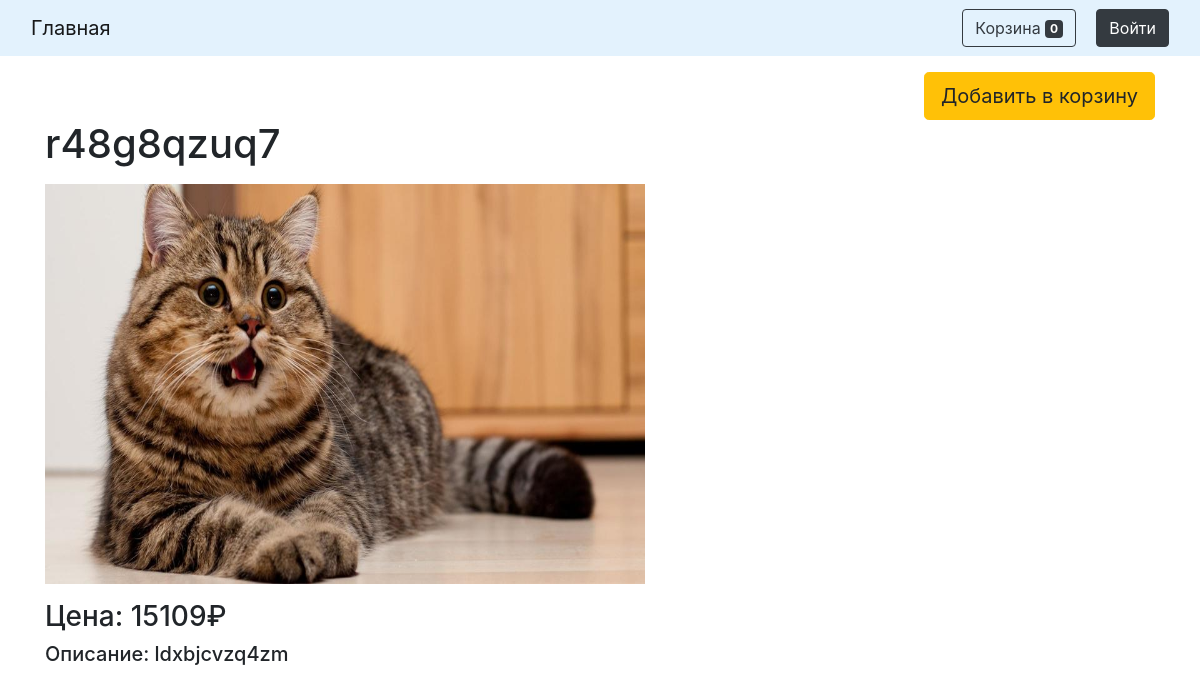
The app's page /product/31505 with its own data.
### data/products.py (models this page shows)
class Product(SqlAlchemyBase):
    __tablename__ = 'products'
    id = sqlalchemy.Column(sqlalchemy.Integer, index=True,
                           primary_key=True, autoincrement=True)
    image = sqlalchemy.Column(sqlalchemy.String, nullable=True, default="default.png")
    name = sqlalchemy.Column(sqlalchemy.String, nullable=False, default="")
    price = sqlalchemy.Column(sqlalchemy.Integer, nullable=False, default=0)
    description = sqlalchemy.Column(sqlalchemy.Text, default="Описание отсутствует")

### main.py (the view)
@app.route('/product/<int:product_id>', methods=['GET', 'POST'])
def show_selected_product(product_id):
    db_sess = db_session.create_session()
    product = db_sess.query(Product).filter(Product.id == product_id).first()
    return render_template("product.html", product_id=product_id, name=product.name, price=product.price,
                           image=product.image, description=product.description,
                           count_product=count_products)

### data/db_session.py (called while the page is built)
def create_session() -> Session:
    global __factory
    return __factory()

### main.py (called while the page is built)
@app.before_request
def before_request():
    session.permanent = True
    app.permanent_session_lifetime = timedelta(days=31)

### templates/product.html
{% extends "base.html" %}
{% block content %}
<div>
    <div align="right" class="mt-3">
        <a href="/add_to_cart/{{ product_id }}"  class="btn btn-lg btn-warning">Добавить в корзину</a>
    </div>
    <h1 class="mb-3">{{name}}</h1>
    <img class="mb-3" src="/static/img/{{image}}" height="400" width="600">
    <h3>Цена: {{price}}₽</h3>
    <h5>Описание: {{description}}</h5>
</div>
{% endblock %}

### records on screen
Product: name "r48g8qzuq7", image (picture), price "15109", description "ldxbjcvzq4zm"

### other values on screen
{{ count_product }} "0"
